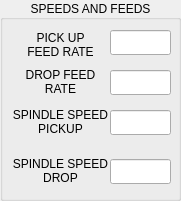
        <widget class="QGroupBox" name="gbSpeedsFeeds">
         <property name="geometry">
          <rect>
           <x>210</x>
           <y>100</y>
           <width>181</width>
           <height>201</height>
          </rect>
         </property>
         <property name="title">
          <string>SPEEDS AND FEEDS</string>
         </property>
         <property name="alignment">
          <set>Qt::AlignCenter</set>
         </property>
         <widget class="QLabel" name="lblSFPickUpRate">
          <property name="geometry">
           <rect>
            <x>20</x>
            <y>30</y>
            <width>81</width>
            <height>30</height>
           </rect>
          </property>
          <property name="inputMethodHints">
           <set>Qt::ImhDigitsOnly</set>
          </property>
          <property name="text">
           <string>PICK UP FEED RATE</string>
          </property>
          <property name="scaledContents">
           <bool>false</bool>
          </property>
          <property name="alignment">
           <set>Qt::AlignCenter</set>
          </property>
          <property name="wordWrap">
           <bool>true</bool>
          </property>
         </widget>
         <widget class="QLineEdit" name="leSFPickUpRate">
          <property name="geometry">
           <rect>
            <x>110</x>
            <y>30</y>
            <width>61</width>
            <height>25</height>
           </rect>
          </property>
          <property name="inputMask">
           <string/>
          </property>
          <property name="alignment">
           <set>Qt::AlignCenter</set>
          </property>
         </widget>
         <widget class="QLabel" name="lblSFDropRate">
          <property name="geometry">
           <rect>
            <x>20</x>
            <y>67</y>
            <width>81</width>
            <height>30</height>
           </rect>
          </property>
          <property name="inputMethodHints">
           <set>Qt::ImhDigitsOnly</set>
          </property>
          <property name="text">
           <string>DROP FEED RATE</string>
          </property>
          <property name="scaledContents">
           <bool>false</bool>
          </property>
          <property name="alignment">
           <set>Qt::AlignCenter</set>
          </property>
          <property name="wordWrap">
           <bool>true</bool>
          </property>
         </widget>
         <widget class="QLineEdit" name="leSFDropRate">
          <property name="geometry">
           <rect>
            <x>110</x>
            <y>70</y>
            <width>61</width>
            <height>25</height>
           </rect>
          </property>
          <property name="inputMask">
           <string/>
          </property>
          <property name="alignment">
           <set>Qt::AlignCenter</set>
          </property>
         </widget>
         <widget class="QLabel" name="lblSpindleSpeedPickup">
          <property name="geometry">
           <rect>
            <x>10</x>
            <y>101</y>
            <width>101</width>
            <height>41</height>
           </rect>
          </property>
          <property name="inputMethodHints">
           <set>Qt::ImhDigitsOnly</set>
          </property>
          <property name="text">
           <string>SPINDLE SPEED PICKUP</string>
          </property>
          <property name="scaledContents">
           <bool>false</bool>
          </property>
          <property name="alignment">
           <set>Qt::AlignCenter</set>
          </property>
          <property name="wordWrap">
           <bool>true</bool>
          </property>
         </widget>
         <widget class="QLineEdit" name="leSpindleSpeedPickup">
          <property name="geometry">
           <rect>
            <x>110</x>
            <y>110</y>
            <width>61</width>
            <height>25</height>
           </rect>
          </property>
          <property name="inputMask">
           <string/>
          </property>
          <property name="alignment">
           <set>Qt::AlignCenter</set>
          </property>
         </widget>
         <widget class="QLineEdit" name="leSpindleSpeedDrop">
          <property name="geometry">
           <rect>
            <x>110</x>
            <y>159</y>
            <width>61</width>
            <height>25</height>
           </rect>
          </property>
          <property name="inputMask">
           <string/>
          </property>
          <property name="alignment">
           <set>Qt::AlignCenter</set>
          </property>
         </widget>
         <widget class="QLabel" name="lblSpindleSpeedDrop">
          <property name="geometry">
           <rect>
            <x>10</x>
            <y>150</y>
            <width>101</width>
            <height>41</height>
           </rect>
          </property>
          <property name="inputMethodHints">
           <set>Qt::ImhDigitsOnly</set>
          </property>
          <property name="text">
           <string>SPINDLE SPEED DROP</string>
          </property>
          <property name="scaledContents">
           <bool>false</bool>
          </property>
          <property name="alignment">
           <set>Qt::AlignCenter</set>
          </property>
          <property name="wordWrap">
           <bool>true</bool>
          </property>
         </widget>
        </widget>
